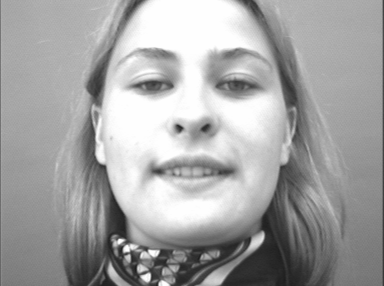
#> input picture BioID-FaceDatabase-V1.2/f_0068.pgm, 384 x 286 px, given in place of h_0000.pgm, which was not available
$ python gender_AI.py
#> lines starting #> are read from the running program, lines starting #| are printed output that depends on the picture
import network
import numpy as np
import cv2
from random import shuffle

def load_data(train_percentage, doc_name='BioID-FaceDatabase-V1.2'):
    """Permet la mise en forme des données"""
#> called with train_percentage = 0.8, doc_name = 'BioID-FaceDatabase-V1.2'
    # Pourcentage de réduction des images
    scale_percent = 80

    men_imgs = []
    women_imgs = []

    print("Chargement des 1521 images")
    for i in range(1521):

        i = str(i)
        while len(i) < 4:
            i = '0' + i

        # Réduction de la taille des images + transformation des matrices images en vecteurs images
        try:
            img = cv2.imread(f'{doc_name}/h_{i}.pgm', -1)
#> img is the input picture: shape (286, 384); min 28, max 254, mean 163
            dim = (int(img.shape[1] * (100 - scale_percent) / 100), int(img.shape[0] * (100 - scale_percent) / 100))
#> dim = (76, 57)

            resized_img = cv2.resize(img, dim, interpolation = cv2.INTER_AREA)
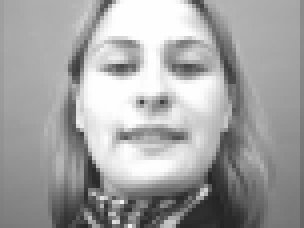
#> resized_img: shape (57, 76) (shown 4 times larger); min 35, max 254, mean 163
            x = resized_img.reshape((1, 4332))
            men_imgs.append(x[0] / 255)

        except:
            img = cv2.imread(f'BioID-FaceDatabase-V1.2/f_{i}.pgm', -1)
            dim = (int(img.shape[1] * (100 - scale_percent) / 100), int(img.shape[0] * (100 - scale_percent) / 100))

            resized_img = cv2.resize(img, dim, interpolation = cv2.INTER_AREA)
            x = resized_img.reshape((1, 4332))
            women_imgs.append(x[0] / 255)
#> pass 2 of the loop in load_data, `for i in range(1521):`:
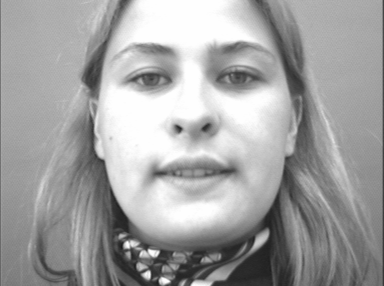
#> input picture BioID-FaceDatabase-V1.2/f_0071.pgm, 384 x 286 px, given in place of h_0001.pgm, which was not available
#> in load_data, img is the input picture: shape (286, 384); min 27, max 254, mean 161.4
#> in load_data, `resized_img = cv2.resize(img, dim, interpolation = cv2.INTER_AREA)`:
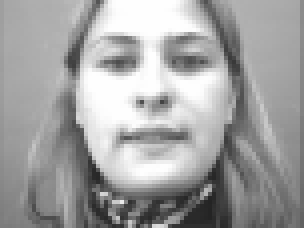
#> resized_img: shape (57, 76) (shown 4 times larger); min 36, max 254, mean 161.4

    # Choix du nombre d'images d'entrainement pour qu'il y est autant d'homme que de femme
    nb_train = int(len(women_imgs) * train_percentage)
    nb_test = len(women_imgs) - nb_train

    print(f"Il y a {len(women_imgs)} images de femme dont {nb_train} vont servir pour l'entrainement et {nb_test} serviont à tester le réseau.")
    print(f"Il y a {len(men_imgs)} images d'homme dont {nb_train} vont servir pour l'entrainement et {nb_test} serviront à tester le réseau.")
    print()

    # Mise en forme des données en rendant l'ordre aléatoire
    shuffle(women_imgs)
    shuffle(men_imgs)

    features_train = np.concatenate((women_imgs[:nb_train], men_imgs[:nb_train]))
    labels_train = np.concatenate(([np.zeros(nb_train)], [np.ones(nb_train)]), axis=1).T
    imgs_train = np.concatenate((features_train, labels_train), axis=1)
    np.random.shuffle(imgs_train)

    features_test = np.concatenate((women_imgs[nb_train:nb_test], men_imgs[nb_train:nb_test]))
    labels_test = np.concatenate(([np.zeros(nb_test)], [np.ones(nb_test)]), axis=1).T
    imgs_test = np.concatenate((features_train, labels_train), axis=1)
    np.random.shuffle(imgs_test)

    return (imgs_train[:, :-1], np.array([imgs_train[:, -1]]).T, imgs_test[:, :-1], np.array([imgs_test[:, -1]]).T)

if __name__ == '__main__':
#> (the run stopped early here; a loop or call above may not have finished)
